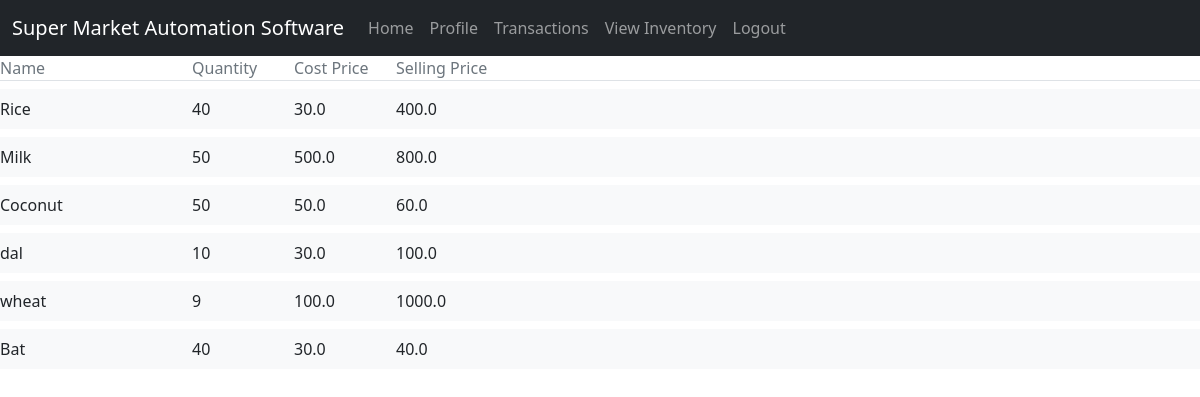
The page /product/view/ (signed in) on the database as committed earlier.
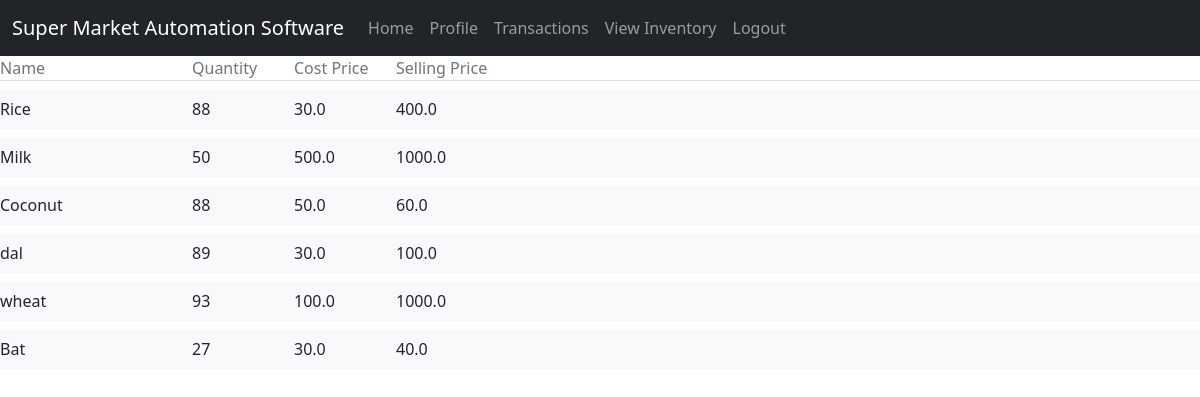
The same page on the database as committed later.
### product/models.py (models this page shows, shortened)
class Product(models.Model):
    name = models.CharField(max_length = 100)
    cost_price = models.FloatField(validators=[MinValueValidator(0.0)])
    quantity = models.IntegerField(validators=[MinValueValidator(0)])
    selling_price = models.FloatField(validators=[MinValueValidator(0.0)])

### product/views.py (the view)
# urls.py: path('view/',views.view_product, name = 'product-view'),
@login_required
def view_product(request):
    form = ProductForm()
    context = {'product_list':Product.objects.all(),'form':form}
    return render(request, 'product/view_product.html', context)

### product/templates/product/view_product.html
{% extends 'product/base.html' %}
{% block content %}
<div class="row text-muted border-bottom mb-2">
    <div class="col-2 pl-5">Name</div>
    <div class="col-1 px-0">Quantity</div>
    <div class="col-1 px-0">Cost Price</div>
    <div class="col-1 px-0">Selling Price</div>
</div>
{% for product in product_list %}
    <div class="parent">
        <div class="row highlight bg-light mb-2 py-2">
            <div class="col-2 pl-5">{{ product.name }}</div>
            <div class="col-1 px-0">{{ product.quantity }}</div>
            <div class="col-1 px-0">{{ product.cost_price }}</div>
            <div class="col-1 px-0">{{ product.selling_price }}</div>
    </div>
{% endfor %}
{% endblock %}

Rows that differ between the two databases and show on the page:
changed Product "Rice": quantity "40" → "88"
changed Product "Milk": selling_price "800.0" → "1000.0"
changed Product "Coconut": quantity "50" → "88"
changed Product "dal": quantity "10" → "89"
changed Product "wheat": quantity "9" → "93"
changed Product "Bat": quantity "40" → "27"
